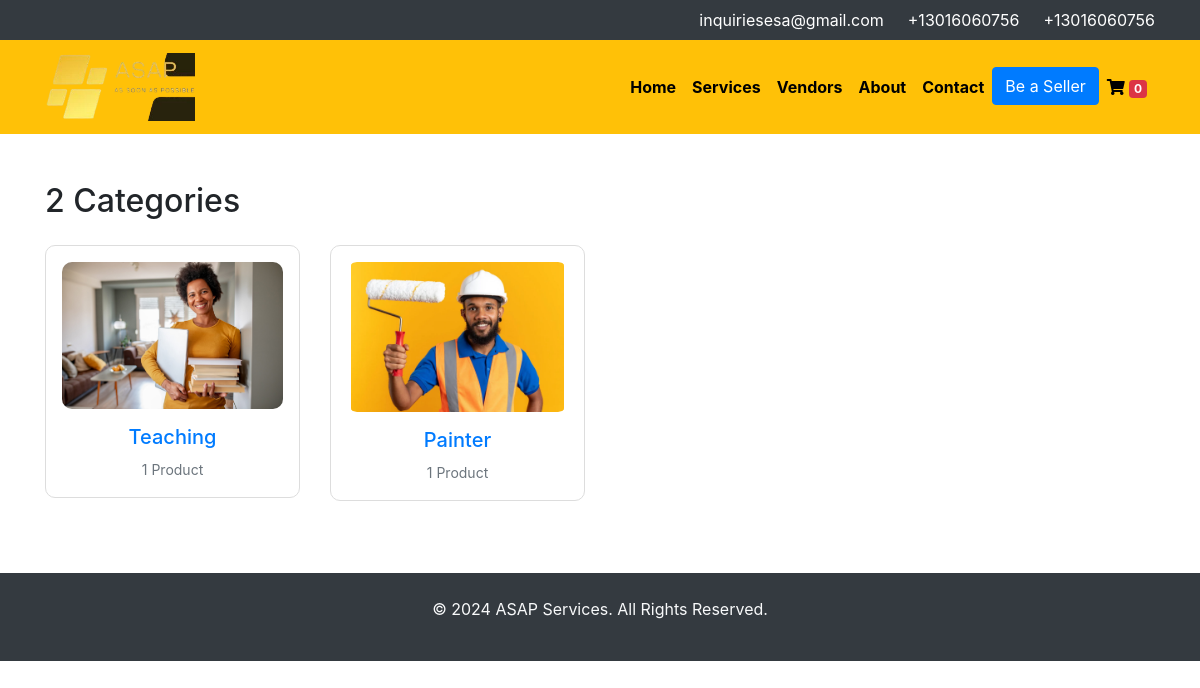
The page /category/ on the database its author committed.
### core/models.py (models this page shows, shortened)
class Category(models.Model):
    cid = ShortUUIDField(unique=True, length =10, max_length=20, prefix = "cat", alphabet="abcdefgh12345")
    title = models.CharField(max_length=100)
    image = models.ImageField(upload_to="category")
    class Meta:
        verbose_name_plural = "Categories"

### core/views.py (the view)
# urls.py: path('category/', category_list_view, name="category"),
def category_list_view(request):
    categories = Category.objects.all()
    context = {
        "categories" : categories
    }
    return render(request, 'core/categories-list.html', context)

### templates/core/categories-list.html (shortened to what this page needs)
{% load static %}
<!DOCTYPE html>
<html lang="en">
<head>
    <link href="https://stackpath.bootstrapcdn.com/bootstrap/4.5.2/css/bootstrap.min.css" rel="stylesheet">
    <link href="https://cdn.jsdelivr.net/npm/bootstrap@5.1.3/dist/css/bootstrap.min.css" rel="stylesheet">
        <link href="https://stackpath.bootstrapcdn.com/bootstrap/4.5.2/css/bootstrap.min.css" rel="stylesheet">
        <link rel="stylesheet" href="https://cdnjs.cloudflare.com/ajax/libs/font-awesome/5.15.3/css/all.min.css">
    <link rel="stylesheet" href="{%  static 'assets/css/categories_style.css'  %}">
</head>
<body>
    <div class="contact-info bg-dark text-white py-2">
        <div class="container d-flex justify-content-end">
            <span>inquiriesesa@gmail.com</span>
            <span class="phone-number ml-4">+13016060756</span>
            <span class="phone-number ml-4">+13016060756</span>
        </div>
    </div>
  <nav class="navbar navbar-expand-lg navbar-dark" style="background-color: #ffc107!important;">
    <div class="container">
      <a class="navbar-brand" href="#"><img src="{% static 'assets/images/logo.png' %}" alt="Logo"
          style="width: 150px;"></a>
      <div class="collapse navbar-collapse" id="navbarNav">
        <ul class="navbar-nav ms-auto">
          <li class="nav-item">
            <a class="nav-link font-weight-bold" href="{% url 'core:index' %}" style="color: black !important;">Home</a>
          </li>
          <li class="nav-item active">
            <a class="nav-link font-weight-bold" href="{% url 'core:service-list' %}"
              style="color: black !important;">Services</a>
          </li>
          <li class="nav-item">
            <a class="nav-link font-weight-bold" href="{% url 'core:vendor-list' %}"
              style="color: black !important;">Vendors</a>
          </li>
          <li class="nav-item">
            <a class="nav-link font-weight-bold" href="about.html" style="color: black !important;">About</a>
          </li>
          <li class="nav-item">
            <a class="nav-link font-weight-bold" href="contact.html" style="color: black !important;">Contact</a>
          </li>
          <li class="nav-item">
            <a class="btn btn-primary" href="be-a-seller.html">Be a Seller</a>
          </li>
        <li class="nav-item">
          <a class="nav-link" href="#" style="color: black !important;">
            <i class="fas fa-shopping-cart"></i>
            <span class="badge bg-danger cart-items-count">{{ request.session.cart_data_obj|length }}</span>
          </a>
        </li>
        </ul>
      </div>
    </div>
  </nav>
    <div class="container my-5">
        <h2 class="mb-4">{{ categories.count }} Categories</h2>
        <div class="row">
             {% for c in categories %}
            <div class="col-lg-3 col-md-4 col-sm-6 mb-4">
                <div class="category-card text-center p-3">
                    <div class="image-container mb-3">
                        <a href="{% url 'core:category-product-list' c.cid %}"><img src="{{ c.image.url }}" alt="Food Category" class="img-fluid rounded"></a>
                    </div>
                    <h5><a href="{% url 'core:category-product-list' c.cid %}">{{ c.title }}</a></h5>
                    <span class="text-muted">{{c.category.count}} Product{{ c.category.count|pluralize}}</span>
                </div>
            </div>
            {% endfor %}
        </div>
    </div>
    <footer class="text-center py-4 bg-dark text-light">
        <p>&copy; 2024 ASAP Services. All Rights Reserved.</p>
    </footer>
</body>
</html>

### static/assets/css/categories_style.css (style rules this page uses)
.category-card { border: 1px solid #ddd; border-radius: 10px; transition: transform 0.3s ease; }
.category-card img { max-height: 150px; object-fit: cover; }
.text-muted { font-size: 14px; }
.navbar { margin-bottom: 20px; }
.image-container { overflow: hidden; border-radius: 10px; }

### rows shown on the page
Category: image (picture), title "Teaching", category.count "1"
Category: image (picture), title "Painter", category.count "1"

### other values the page prints
{{ request.session.cart_data_obj|length }} "0"
{{ categories.count }} "2"
